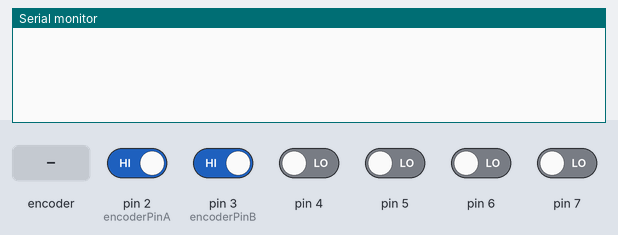
The sketch below on a simulated Arduino Uno, built with avr-gcc and run on an emulated ATmega328P. On the bench: the last lines printed to the serial monitor. Inputs (shaded band) come from the test bench; at power-on: pin 2 (encoderPinA), pin 3 (encoderPinB) HIGH, pin 4–7 LOW.

Above: at 1.2 s.
1.3 s: rotary encoder on pin 2 (encoderPinA) / pin 3 (encoderPinB) turned 1 step (first pin leading)
At 2.2 s:
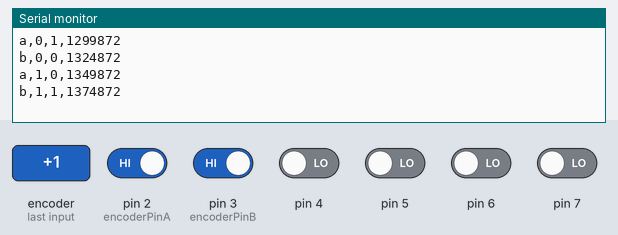
3.0 s: rotary encoder on pin 2 (encoderPinA) / pin 3 (encoderPinB) turned 1 step (first pin leading)
At 3.5 s:
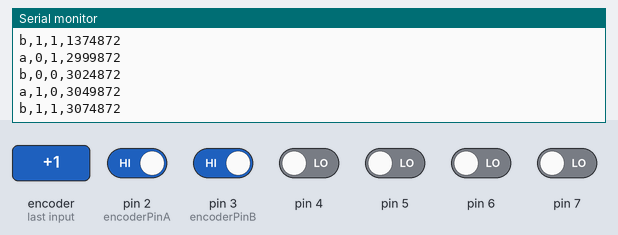

Measured:
- after the input at 1.3 s, the serial monitor: prints a new line at once (image 1)
- after the input at 3.0 s, the serial monitor: prints a new line at once (image 2)

The sketch:

EncoderReadTest.ino
```cpp
int encoderPinA = 2;
int encoderPinB = 3;

#define readA bitRead(PIND,encoderPinA)//faster than digitalRead()
#define readB bitRead(PIND,encoderPinB)//faster than digitalRead()

// the setup function runs once when you press reset or power the board
void setup()
{
  Serial.begin(11520);

  pinMode(encoderPinA, INPUT);
  pinMode(encoderPinB, INPUT);

  attachInterrupt(digitalPinToInterrupt(encoderPinA), onA, CHANGE);
  attachInterrupt(digitalPinToInterrupt(encoderPinB), onB, CHANGE);
}

void onA() {
  unsigned long current_time = micros();
  Serial.print('a');
  Serial.print(',');
  Serial.print(readA);
  Serial.print(',');
  Serial.print(readB);
  Serial.print(',');
  Serial.print(current_time);
  Serial.println();
}

void onB() {
  unsigned long current_time = micros();
  Serial.print('b');
  Serial.print(',');
  Serial.print(readA);
  Serial.print(',');
  Serial.print(readB);
  Serial.print(',');
  Serial.print(current_time);
  Serial.println();
}

// the loop function runs over and over again forever
void loop() {

}
```
